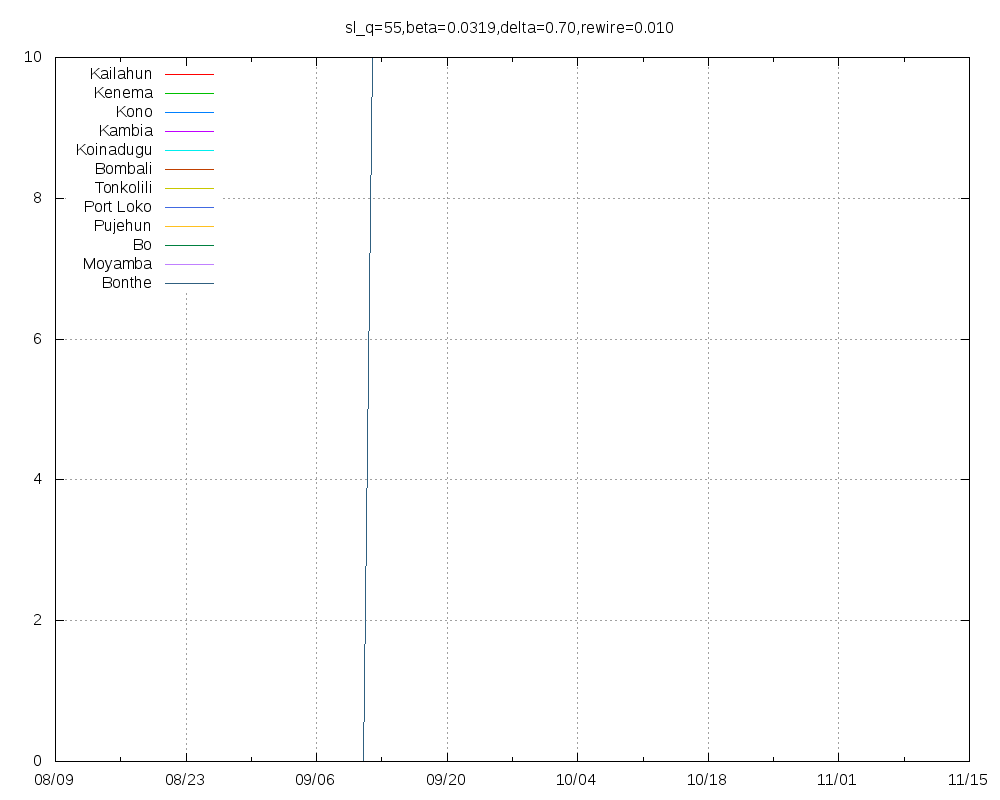

Here is the gnuplot script that generated this plot:
set title "sl_q=55,beta=0.0319,delta=0.70,rewire=0.010"
set key top left
set grid
set xdata time
set timefmt "%Y-%m-%d"
set terminal png size 1000,800
set output "sl_q=55,beta=0.0319,delta=0.70,rewire=0.010.png"
plot "Kailahun.tab" using 1:2 title "Kailahun" with lines,"Kenema.tab" using 1:2 title "Kenema" with lines,"Kono.tab" using 1:2 title "Kono" with lines,"Kambia.tab" using 1:2 title "Kambia" with lines,"Koinadugu.tab" using 1:2 title "Koinadugu" with lines,"Bombali.tab" using 1:2 title "Bombali" with lines,"Tonkolili.tab" using 1:2 title "Tonkolili" with lines,"Port_Loko.tab" using 1:2 title "Port Loko" with lines,"Pujehun.tab" using 1:2 title "Pujehun" with lines,"Bo.tab" using 1:2 title "Bo" with lines,"Moyamba.tab" using 1:2 title "Moyamba" with lines,"Bonthe.tab" using 1:2 title "Bonthe" with lines
